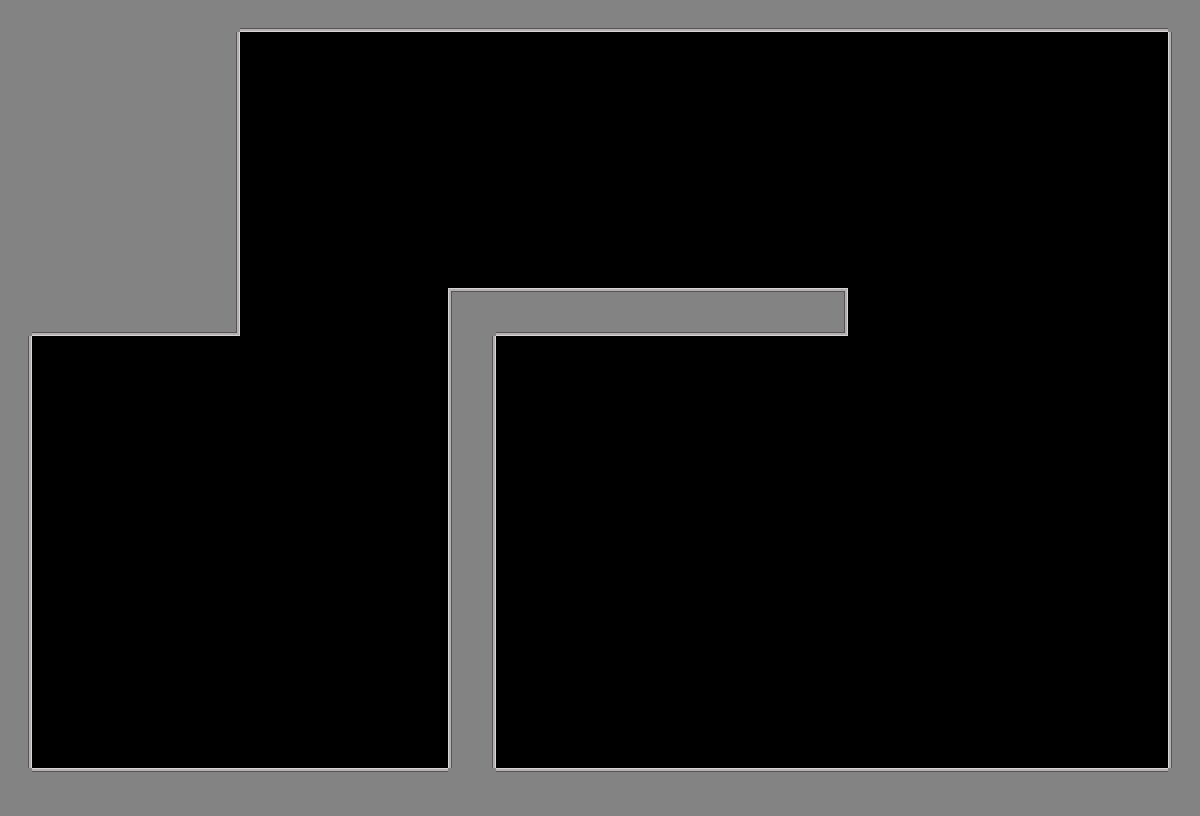

Rendered tile map (Tiled .tmx) drawn with the repository's tilesets; below, a short description and the map source with its tile grids summarised:
An orthogonal 75x51 tile map with 16x16 px tiles, 1 tile layer (Tile Layer 1).

<map version="1.10" tiledversion="1.12.2" orientation="orthogonal" renderorder="right-down" width="75" height="51" tilewidth="16" tileheight="16" infinite="0" nextlayerid="3" nextobjectid="4">
 <tileset firstgid="1" source="place_holder_tileset.tsx" />
 <layer id="1" name="Tile Layer 1" width="75" height="51">
  <data>[3825 cells, 962 non-empty, 9 distinct tile ids]</data>
 </layer>
 <objectgroup id="2" name="object_layer" />
</map>
